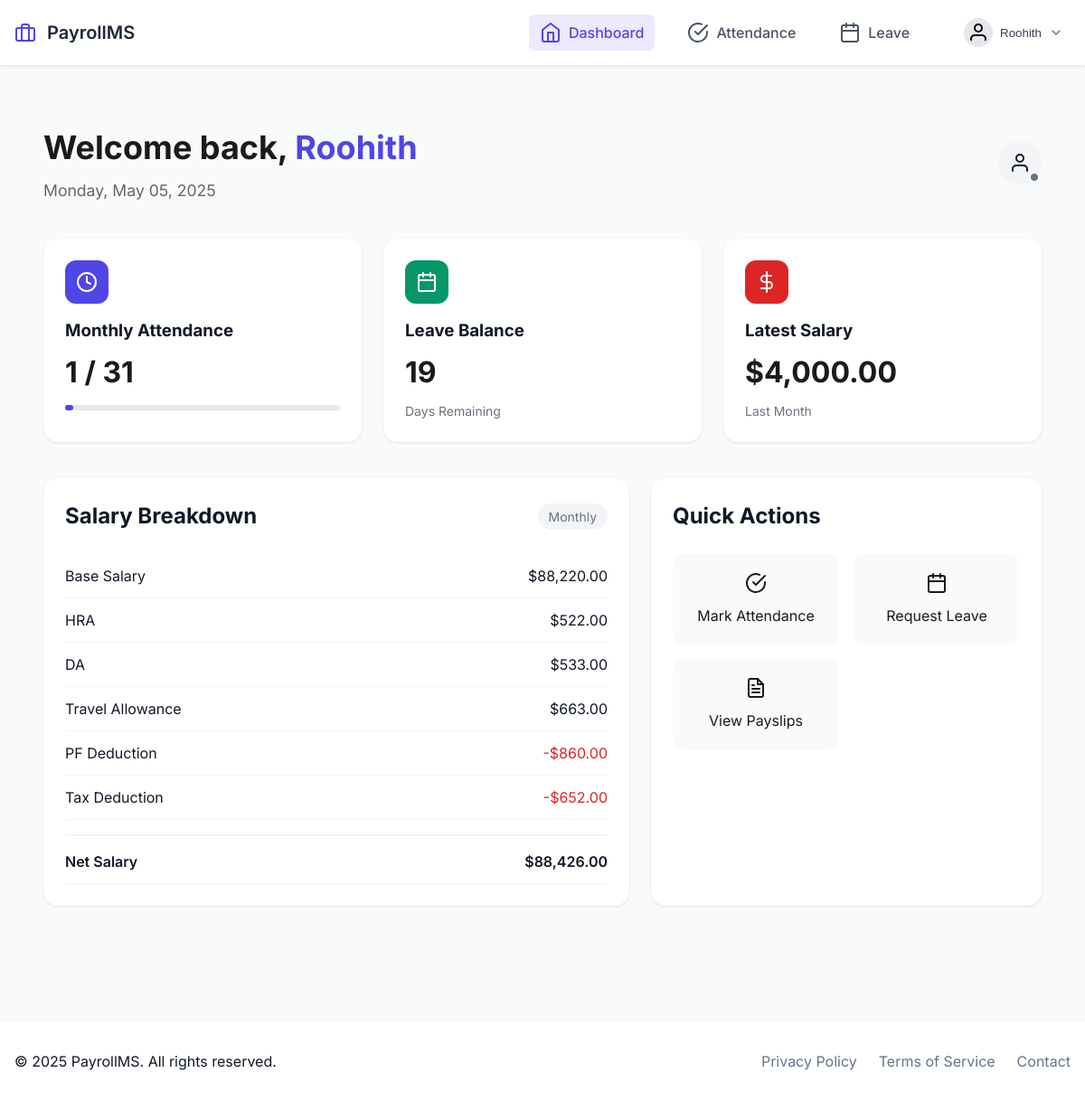
/user/dashboard (signed in), run on an earlier commit of the app's database.
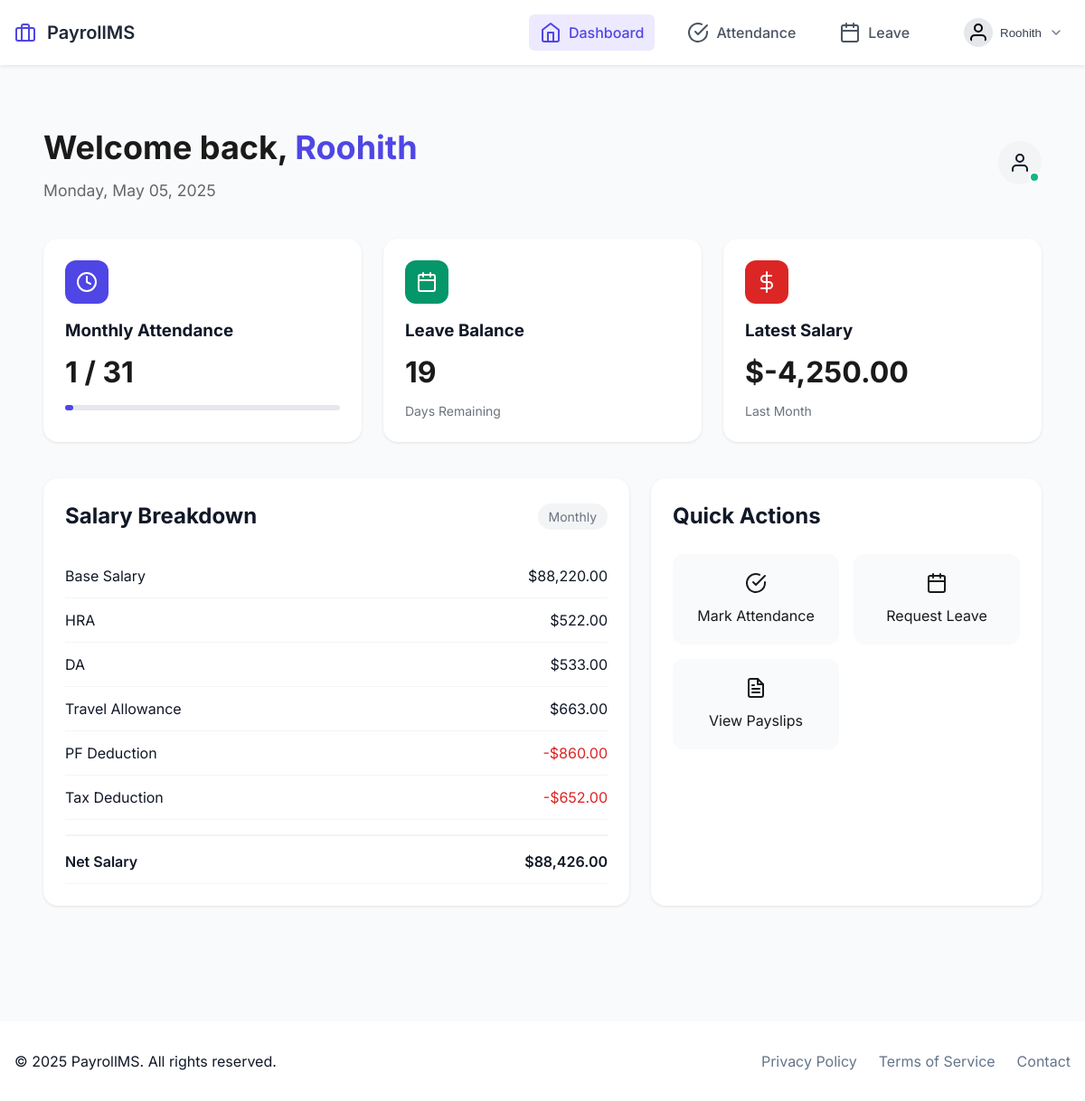
And on a later commit of the database.
### src/models/payroll.py (models this page shows, shortened)
class Payroll(db.Model):
    id = db.Column(db.Integer, primary_key=True)
    employee_id = db.Column(db.Integer, db.ForeignKey('employee.id'), nullable=False)
    month = db.Column(db.Integer, nullable=False)
    year = db.Column(db.Integer, nullable=False)
    basic_salary = db.Column(db.Float, nullable=False)
    deductions = db.Column(db.Float, default=0.0)
    additions = db.Column(db.Float, default=0.0)
    net_salary = db.Column(db.Float, nullable=False)
    status = db.Column(db.String(20), default='pending')  # pending, processed
    created_at = db.Column(db.DateTime, default=datetime.utcnow)
    employee = db.relationship('Employee', backref=db.backref('payrolls', lazy=True))

### src/routes/user.py (the view)
@user_bp.route('/dashboard')
@login_required
def dashboard():
    employee = Employee.query.get(session['user_id'])
    today = date.today()
    month_attendance = Attendance.query.filter_by(
        employee_id=employee.id,
        status='present'
    ).filter(
        Attendance.date.between(
            date(today.year, today.month, 1),
            today
        )
    ).count()
    today_attendance = Attendance.query.filter_by(
        employee_id=employee.id,
        date=today
    ).first()
    total_leaves = Leave.query.filter_by(
        employee_id=employee.id,
        status='approved'
    ).filter(
        Leave.start_date.between(
            date(today.year, 1, 1),
            today
        )
    ).count()
    latest_payroll = Payroll.query.filter_by(
        employee_id=employee.id
    ).order_by(Payroll.created_at.desc()).first()
    stats = {
        'monthly_attendance': month_attendance,
        'working_days': monthrange(today.year, today.month)[1],
        'leave_balance': 20 - total_leaves,  # Assuming 20 leaves per year
        'latest_salary': latest_payroll.net_salary if latest_payroll else 0
    }
    return render_template('dashboard/user.html',
                         current_user=employee,
                         stats=stats,
                         today=today,
                         today_attendance=today_attendance)

### src/app.py (called while the page is built)
def create_app():
    app = Flask(__name__)
    app.config.from_object(Config)
    init_app(app)
    from .routes import init_routes
    init_routes(app)
    @app.context_processor
    def utility_processor():
        return {
            'now': datetime.now()
        }
    @app.route('/')
    def home():
        return render_template('home.html')
    return app

### src/models/employee.py (called while the page is built)
    @property
    def gross_salary(self) -> float:
        return self.base_salary + self.hra + self.da + self.ta

    @property
    def net_salary(self) -> float:
        return self.gross_salary - (self.pf + self.tax)

### src/routes/auth.py (called while the page is built)
def login_required(f: Callable) -> Callable:
    @wraps(f)
    def decorated_function(*args: Any, **kwargs: Any) -> Union[Response, Any]:
        if 'user_id' not in session:
            flash('Please log in first.', 'danger')
            return redirect(url_for('auth.login'))
        return f(*args, **kwargs)
    return decorated_function

### src/templates/dashboard/user.html (shortened to what the changed rows need)
{% extends "base.html" %}
{% block content %}
<div class="user-dashboard">
    <div class="dashboard-header">
        <div class="header-content">
            <h1>Welcome back, <span class="user-name">{{ current_user.name }}</span></h1>
        </div>
        <div class="profile-section">
            <div class="profile-badge">
                <i data-feather="user" class="profile-icon"></i>
                <span class="profile-status {{ 'online' if today_attendance else 'offline' }}"></span>
            </div>
        </div>
    </div>
    <div class="stats-grid">
        <div class="stat-card salary">
            <div class="stat-content">
                <h3>Latest Salary</h3>
                <p class="stat-value">${{ "{:,.2f}".format(stats.latest_salary) }}</p>
                <p class="stat-subtitle">Last Month</p>
            </div>
        </div>
    </div>
    <div class="dashboard-grid">
        <div class="grid-item salary-breakdown">
            <div class="card-header">
                <h2>Salary Breakdown</h2>
            </div>
        </div>
        <div class="grid-item quick-actions">
            <div class="card-header">
                <h2>Quick Actions</h2>
            </div>
        </div>
    </div>
</div>
{% endblock %}

What changed in the data, as far as the page shows it:
no longer on this page (row unchanged): Payroll: latest_salary "4,000.00"
added Payroll: latest_salary "-4,250.00"
